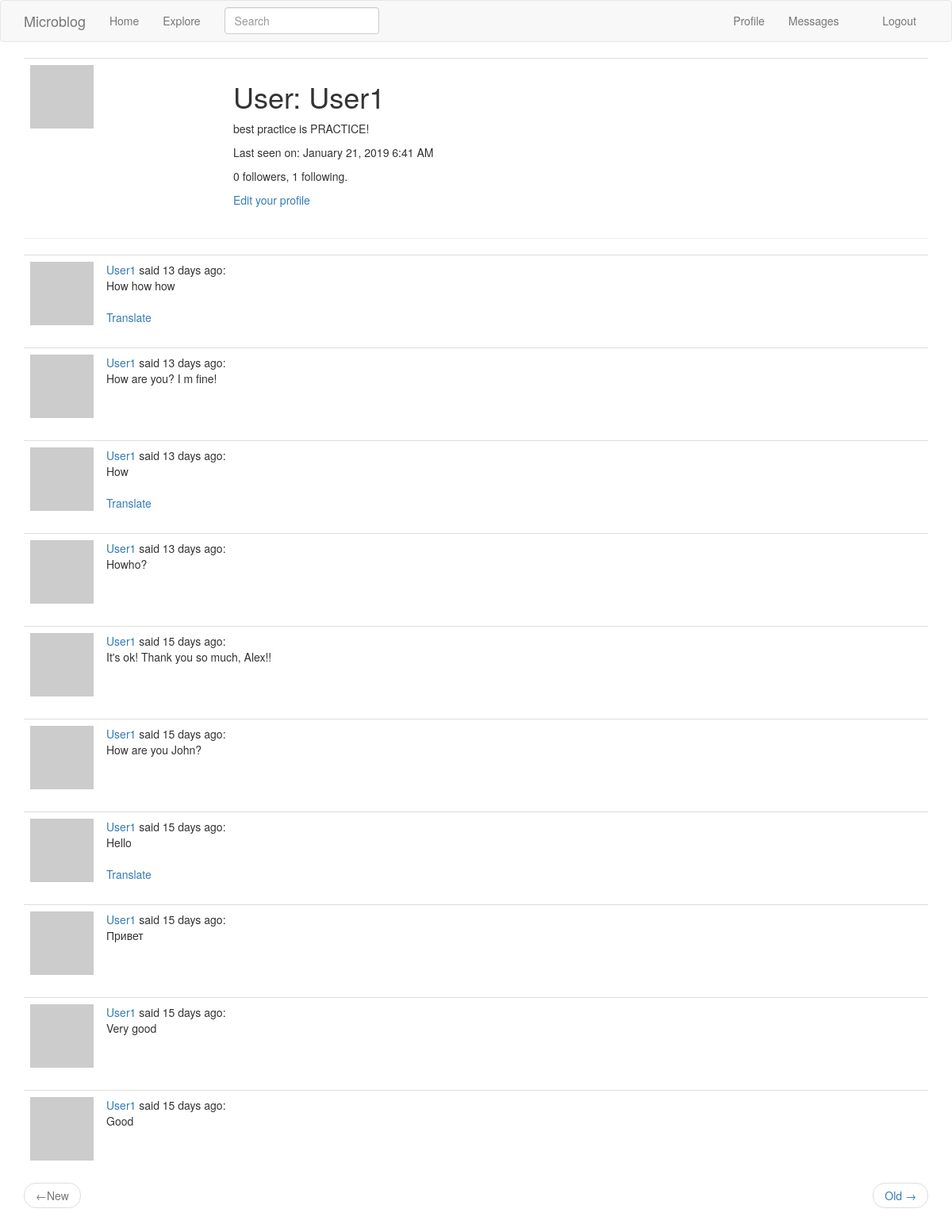
Page /user/User1 (signed in) on the earlier database version.
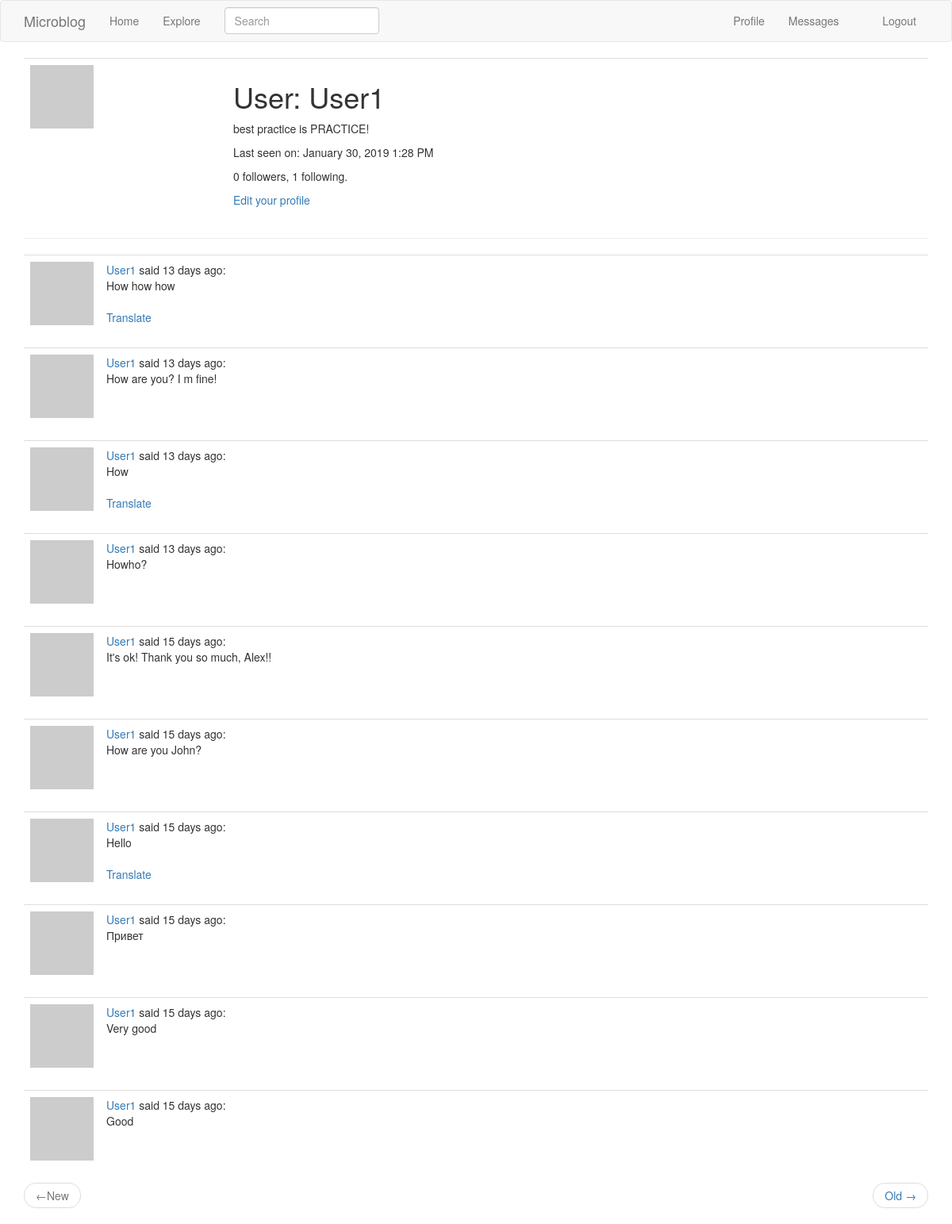
Same page on the later database version.
### app/models.py (models this page shows, shortened)
class User(UserMixin, db.Model):
    id                      = db.Column(db.Integer, primary_key=True)
    username                = db.Column(db.String(64), index=True, unique=True)
    email                   = db.Column(db.String(120), index=True, unique=True)
    password_hash           = db.Column(db.String(128))
    about_me                = db.Column(db.String(140))
    last_seen               = db.Column(db.DateTime, default=datetime.utcnow)
    last_message_read_time  = db.Column(db.DateTime)
    posts       = db.relationship('Post', backref='author', lazy='dynamic')
    followed    = db.relationship('User', secondary=followers,
                                primaryjoin=(followers.c.follower_id == id),
                                secondaryjoin=(followers.c.followed_id == id),
                                backref=db.backref('followers', lazy='dynamic'),
                                lazy='dynamic')
    messages_sent = db.relationship('Message',
                                    foreign_keys='Message.sender_id',
                                    backref='author',
                                    lazy='dynamic')
    messages_recieved = db.relationship('Message',
                                        foreign_keys='Message.recipient_id',
                                        backref='recipient',
                                        lazy='dynamic')
    notifications = db.relationship('Notification', backref='user', lazy='dynamic')
    def avatar(self, size):
        digest = md5(self.email.lower().encode('utf-8')).hexdigest()
        return 'https://www.gravatar.com/avatar/{}?d=identicon&s={}'.format(digest, size)
    def new_messages(self):
        last_read_time = self.last_message_read_time or datetime(1900, 1, 1)
        return Message.query.filter_by(recipient=self).filter(Message.timestamp > last_read_time).count()

class SearchableMixin(object):
    @classmethod
    def before_commit(cls, session):
        session._changes = {
            'add': list(session.new),
            'update': list(session.dirty),
            'delete': list(session.deleted)
        }
    @classmethod
    def after_commit(cls, session):
        for obj in session._changes['add']:
            if isinstance(obj, SearchableMixin):
                add_to_index(obj.__tablename__, obj)
        for obj in session._changes['update']:
            if isinstance(obj, SearchableMixin):
                add_to_index(obj.__tablename__, obj)
        for obj in session._changes['delete']:
            if isinstance(obj, SearchableMixin):
                remove_from_index(obj.__tablename__, obj)
        session._changes = None

class Post(SearchableMixin, db.Model):
    __searchable__ = ['body']
    id          = db.Column(db.Integer, primary_key=True)
    body        = db.Column(db.String(140))
    timestamp   = db.Column(db.DateTime, index=True, default=datetime.utcnow)
    user_id     = db.Column(db.Integer, db.ForeignKey('user.id'))
    language    = db.Column(db.String(5))

### app/main/routes.py (the view)
@bp.route('/user/<username>')
@login_required
def user(username):
    user = User.query.filter_by(username=username).first_or_404()
    page = request.args.get('page', 1, type=int)
    posts = user.posts.order_by(Post.timestamp.desc()).paginate(page, current_app.config['POST_PER_PAGE'], False)
    next_url    = url_for('main.user', username=user.username, page=posts.next_num) if posts.has_next else None
    prev_url    = url_for('main.user', username=user.username, page=posts.prev_num) if posts.has_prev else None
    return render_template('user.html', user=user, posts=posts.items, next_url=next_url, prev_url=prev_url)

### app/main/forms.py
class SearchForm(FlaskForm):
    q = StringField(_l('Search'), validators=[DataRequired()])
    def __init__(self, *args, **kwargs):
        if 'formdata' not in kwargs:
            kwargs['formdata'] = request.args
        if 'csrf_enabled' not in kwargs:
            kwargs['csrf_enabled'] = False
        super(SearchForm, self).__init__(*args, **kwargs)

### app/main/routes.py (called while the page is built)
@bp.before_app_request
def before_request():
    if current_user.is_authenticated:
        current_user.last_seen = datetime.utcnow()
        db.session.commit()
        g.search_form = SearchForm()
    g.locale = str(get_locale())

### app/models.py (called while the page is built)
@login.user_loader
def load_user(id):
    return User.query.get(int(id))

### app/templates/user.html (shortened to what this page needs)
{% extends "base.html" %}
{% block app_content %}
    <table class="table table-hover">
        <tr>
            <td width='256px'><img src="{{ user.avatar(128) }}" alt=""></td>
            <td>
                <h1>User: {{ user.username }}</h1>
                {% if user.about_me %}<p>{{ user.about_me }}</p>{% endif %}
                {% if user.last_seen %}<p>Last seen on: {{ moment(user.last_seen).format('LLL') }}</p>{% endif %}
                <p>{{ user.followers.count() }} followers, {{ user.followed.count() }} following.</p>
                {% if user == current_user %}
                    <p><a href="{{ url_for('main.edit_profile') }}">Edit your profile</a></p>
                {% elif not current_user.is_following(user) %}
                    <p><a href="{{ url_for('main.follow', username=user.username) }}">Follow</a></p>
                {% else %}
                    <p><a href="{{ url_for('main.unfollow', username=user.username) }}">Unfollow</a></p>
                {% endif %}
            </td>
        </tr>
    </table>
    <hr>
    {% for post in posts %}
        {% include '_post.html' %}
    {% endfor %}
    <nav aria-label="...">
        <ul class="pager">
            <li class="previous{% if not prev_url %} disabled{% endif %}">
                <a href="{{ prev_url or '#' }}">
                    <span aria-hidden="true">&larr;</span>New
                </a>
            </li>
            <li class="next{% if not next_url %} disabled{% endif %}">
                <a href="{{ next_url or '#' }}">
                    Old <span aria-hidden="true">&rarr;</span>
                </a>
            </li>
        </ul>
    </nav>
{% endblock %}

### app/templates/base.html (shortened to what this page needs)
{% extends 'bootstrap/base.html' %}
{% block navbar %}
    <nav class="navbar navbar-default">
        <div class="container">
            <div class="navbar-header">
                <a class="navbar-brand" href="{{ url_for('main.index') }}">Microblog</a>
            </div>
            <div class="collapse navbar-collapse" id="bs-example-navbar-collapse-1">
                <ul class="nav navbar-nav">
                    <li><a href="{{ url_for('main.index') }}">Home</a></li>
                    <li><a href="{{ url_for('main.explore') }}">Explore</a></li>
                </ul>
                {% if g.search_form %}
                    <form class="navbar-form navbar-left" method="GET" action="{{ url_for('main.search') }}">
                        <div class="form-group">
                            {{ g.search_form.q(size=20, class='form-control', placeholder=g.search_form.q.label.text) }}
                        </div>
                    </form>
                {% endif %}
                <ul class="nav navbar-nav navbar-right">
                    {% if current_user.is_anonymous %}
                        <li><a href="{{ url_for('auth.login') }}">Login</a></li>
                    {% else %}
                        <li><a href="{{ url_for('main.user', username=current_user.username) }}">Profile</a></li>
                        <li>
                            <a href="{{ url_for('main.messages') }}">Messages
                                {% set new_messages = current_user.new_messages() %}
                            </a>
                        </li>
                        <li><a href="{{ url_for('auth.logout') }}">Logout</a></li>
                    {% endif %}
                </ul>
            </div>
        </div>
    </nav>
{% endblock %}
{% block content %}
    <div class="container">
        {% block app_content %}{% endblock %}
    </div>
{% endblock %}

### app/templates/_post.html
<table class="table table-hover">
    <tr>
        <td width='50px'>
            <a href="{{ url_for('main.user', username=post.author.username) }}">
                <img src="{{ post.author.avatar(50) }}" />
            </a>
        </td>
        <td>
            <span class="user_popup">
                <a href="{{ url_for('main.user', username=post.author.username) }}">{{ post.author.username }}</a>
            </span>
            said {{ moment(post.timestamp).fromNow() }}:
            <br><span id="post{{ post.id }}">{{ post.body }}</span>
            {% if post.language and post.language != g.locale %}
                <br><br>
                <span id="translation{{ post.id }}">
                    <a href="javascript:translate(
                                                '#post{{ post.id }}',
                                                '#translation{{ post.id }}',
                                                '{{ post.language }}',
                                                '{{ g.locale }}');">{{ _('Translate') }}</a>
                </span>
            {% endif %}
        </td>
    </tr>
</table>

Differences in the rows shown:
changed User "User1": last_seen "January 21, 2019 6:41 AM" → "January 30, 2019 1:28 PM"
